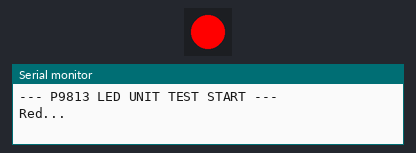
Recording of a sketch running on a simulated Arduino Mega 2560, built with avr-gcc and run on an emulated ATmega2560. On the bench: 1 RGB LEDs in strip order, left to right, the last lines printed to the serial monitor. Dim RGB values are drawn brighter than linear.

Above: at 1.5 s.
At 2.5 s:
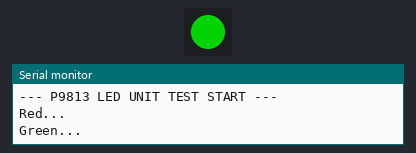
At 3.5 s:
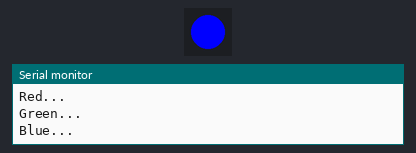
At 6.0 s:
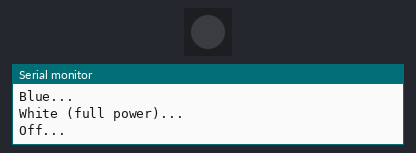
Timing chart, 0 to 8.8 s (numbered marks = the images above):
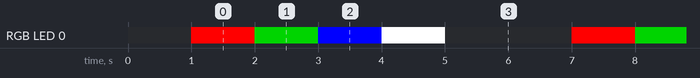

The sketch:

led_test.ino
```cpp
#include <FastLED.h>


#define NUM_LEDS 1
#define DATA_PIN 23
#define CLOCK_PIN 19

CRGB leds[NUM_LEDS];

void setup() {
  Serial.begin(115200);
  Serial.println("--- P9813 LED UNIT TEST START ---");

  FastLED.addLeds<P9813, DATA_PIN, CLOCK_PIN, RGB>(leds, NUM_LEDS);

  FastLED.clear();
  FastLED.show();
  delay(1000);
}

void loop() {

  Serial.println("Red...");
  leds[0] = CRGB::Red;
  FastLED.show();
  delay(1000);


  Serial.println("Green...");
  leds[0] = CRGB::Green;
  FastLED.show();
  delay(1000);


  Serial.println("Blue...");
  leds[0] = CRGB::Blue;
  FastLED.show();
  delay(1000);


  Serial.println("White (full power)...");
  leds[0] = CRGB::White;
  FastLED.show();
  delay(1000);


  Serial.println("Off...");
  leds[0] = CRGB::Black;
  FastLED.show();
  delay(2000);
}
```

Measured:
- by itself, RGB LED 0: repeats every 6.0 s: RGB(0, 128, 0) 1.0 s, RGB(0, 0, 255) 1.0 s, RGB(255, 255, 255) 1.0 s, off 2.0 s, RGB(255, 0, 0) 1.0 s
- by itself, everything shown: repeats every 6.0 s, in 5 steps
